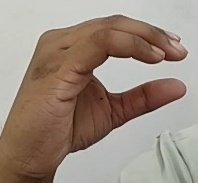
#> input picture ASL_Processed_Images/asl_processed/train/C/P7_C_681.jpg, 198 x 183 px; its folder holds only this picture in this run
$ python resize.py
#> lines starting #> are read from the running program, lines starting #| are printed output that depends on the picture
#> in resize_dataset_folder, img is the input picture: PIL image 198x183 RGB; mean R, G, B 155.2, 139.3, 126.9
from PIL import Image
import os
import shutil


def pad_and_resize(img: Image.Image, size=(160, 160)) -> Image.Image:
    """
    Pad image to square with black letterbox borders, then resize.

    Why this matters:
        The ASL training images are NOT square — each sign has a different
        natural aspect ratio (e.g. 'H' is very wide at ~2:1, 'B' is tall
        at ~1:2). A naive img.resize(160, 160) squashes/stretches each class
        differently, baking a unique per-class distortion into the training data.
        The model then learns to use that distortion as a class cue, which means
        it fails on real camera images (which always show natural proportions).

        This function pads the shorter dimension with black pixels first so the
        hand shape is preserved, matching what the model will see at inference.
    """
#> called with size = (160, 160)
    w, h = img.size
#> w = 198; h = 183
    max_dim = max(w, h)
#> max_dim = 198
    # Create a square black canvas and paste the original image centered
    square = Image.new("RGB", (max_dim, max_dim), (0, 0, 0))
#> square: PIL image 198x198 RGB; every value is 0
    paste_x = (max_dim - w) // 2
#> paste_x = 0
    paste_y = (max_dim - h) // 2
#> paste_y = 7
    square.paste(img, (paste_x, paste_y))
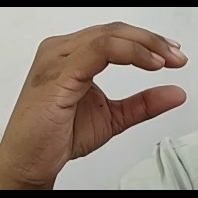
#> square: PIL image 198x198 RGB; mean R, G, B 143.4, 128.8, 117.3
    return square.resize(size, Image.LANCZOS)
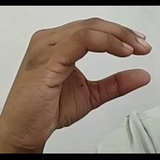
#> returned value: PIL image 160x160 RGB; mean R, G, B 143.6, 129, 117.5


def resize_dataset_folder(input_dir, output_dir, size=(160, 160)):
    """
    Resize all images in input_dir to `size` and save to output_dir,
    preserving the class subfolder structure.

    Uses pad_and_resize() instead of a direct resize to preserve hand
    aspect ratios across all ASL sign classes.
    """
    if os.path.exists(output_dir):
        print(f"Wiping existing directory: {output_dir}")
        shutil.rmtree(output_dir)
    os.makedirs(output_dir, exist_ok=True)

    classes = [
        d for d in os.listdir(input_dir)
        if os.path.isdir(os.path.join(input_dir, d))
    ]
    print(f"Found {len(classes)} class folders in '{input_dir}': {sorted(classes)}")

    total_saved  = 0
    total_failed = 0

    for class_name in sorted(classes):
        class_path = os.path.join(input_dir, class_name)
        target_class_path = os.path.join(output_dir, class_name)
        os.makedirs(target_class_path, exist_ok=True)

        saved  = 0
        failed = 0

        for img_name in os.listdir(class_path):
            img_path = os.path.join(class_path, img_name)

            if not os.path.isfile(img_path):
                continue

            try:
                img = Image.open(img_path).convert("RGB")
                img = pad_and_resize(img, size)  # aspect-ratio-safe resize

                save_path = os.path.join(target_class_path, img_name)
                img.save(save_path)
                saved += 1

            except Exception as e:
                print(f"  Skipping {img_name} in {class_name}: {e}")
                failed += 1

        print(f"  [{class_name}] {saved} saved, {failed} failed")
        total_saved  += saved
        total_failed += failed
#> pass 2 of the loop in resize_dataset_folder, `for class_name in sorted(classes):`:
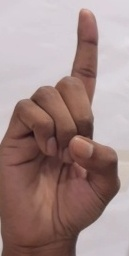
#> input picture ASL_Processed_Images/asl_processed/train/D/P2_D_190.jpg, 129 x 256 px
#> in resize_dataset_folder, img is the input picture: PIL image 129x256 RGB; mean R, G, B 161.7, 137.2, 134.9
#> in pad_and_resize (call 2), `square.paste(img, (paste_x, paste_y))`:
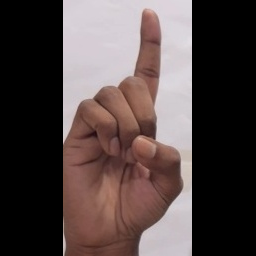
#> square: PIL image 256x256 RGB; mean R, G, B 81.5, 69.1, 68

    print(f"Finished directory '{input_dir}' -> '{output_dir}'. Total saved: {total_saved} | Total failed: {total_failed}\n")


if __name__ == "__main__":
    TRAIN_INPUT = "ASL_Processed_Images/asl_processed/train"
    TRAIN_OUTPUT = "resized_dataset"

    TEST_INPUT = "ASL_Processed_Images/asl_processed/test"
    TEST_OUTPUT = "global_val"

    print("=== Processing Training Dataset ===")
    resize_dataset_folder(TRAIN_INPUT, TRAIN_OUTPUT, size=(160, 160))

    print("=== Processing Test/Global Validation Dataset ===")
    resize_dataset_folder(TEST_INPUT, TEST_OUTPUT, size=(160, 160))
#> (the run stopped early here; a loop or call above may not have finished)
